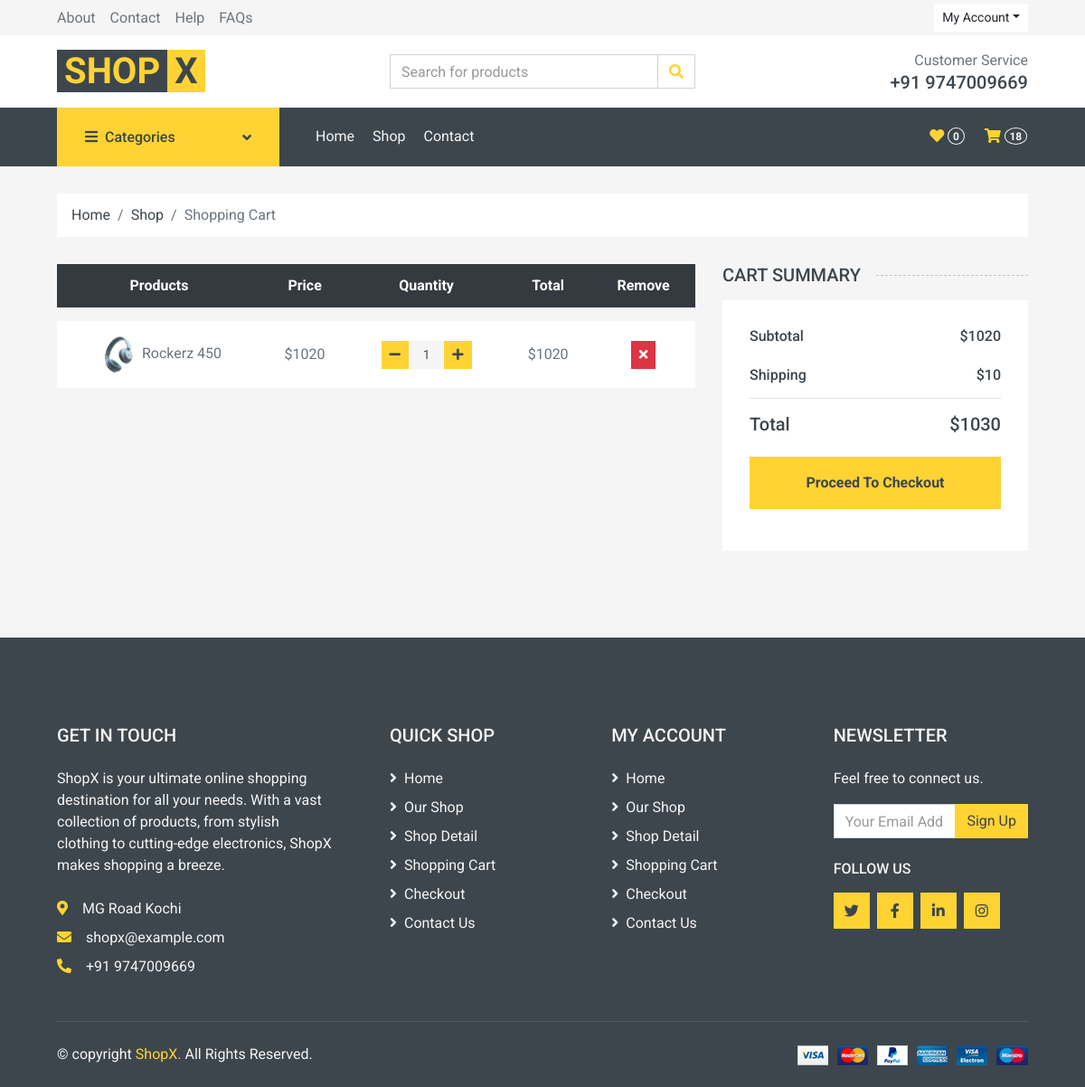
Page /user/cart.php?cid=1 (signed in) on the committed database.
### tables this page shows
CREATE TABLE `product` (
  `supplier_id` int(11) NOT NULL,
  `product_id` int(11) NOT NULL,
  `product_name` varchar(100) NOT NULL,
  `product_photo` varchar(100) NOT NULL,
  `product_quantity` varchar(100) NOT NULL,
  `product_price` int(100) NOT NULL,
  `product_desc` varchar(100) NOT NULL,
  `category_id` int(11) NOT NULL,
  `category_name` varchar(100) NOT NULL,
  `brand_id` int(11) NOT NULL,
  `brand_name` varchar(100) NOT NULL
);

### user/cart.php (the view, shortened to what this page needs)
<?php
 include 'connect.php';
?>
<!DOCTYPE html>
<html lang="en">
<head>
    <link href="https://cdnjs.cloudflare.com/ajax/libs/font-awesome/5.10.0/css/all.min.css" rel="stylesheet">
    <link href="lib/animate/animate.min.css" rel="stylesheet">
    <link href="lib/owlcarousel/assets/owl.carousel.min.css" rel="stylesheet">
    <link href="css/style.css" rel="stylesheet">
</head>
<body>
    <div class="container-fluid">
        <div class="row bg-secondary py-1 px-xl-5">
            <div class="col-lg-6 d-none d-lg-block">
                <div class="d-inline-flex align-items-center h-100">
                    <a class="text-body mr-3" href="">About</a>
                    <a class="text-body mr-3" href="contact.php">Contact</a>
                    <a class="text-body mr-3" href="">Help</a>
                    <a class="text-body mr-3" href="">FAQs</a>
                </div>
            </div>
            <div class="col-lg-6 text-center text-lg-right">
            <div class="d-inline-flex align-items-center">
                    <div class="btn-group">
                        <button type="button" class="btn btn-sm btn-light dropdown-toggle" data-toggle="dropdown">My Account</button>
                    </div>
                </div>
            </div>
        </div>
        <div class="row align-items-center bg-light py-3 px-xl-5 d-none d-lg-flex">
            <div class="col-lg-4">
                <a href="" class="text-decoration-none">
                    <span class="h1 text-uppercase text-primary bg-dark px-2">Shop</span>
                    <span class="h1 text-uppercase text-dark bg-primary px-2 ml-n1">X</span>
                </a>
            </div>
            <div class="col-lg-4 col-6 text-left">
                <form action="">
                    <div class="input-group">
                        <input type="text" class="form-control" placeholder="Search for products">
                        <div class="input-group-append">
                            <span class="input-group-text bg-transparent text-primary">
                                <i class="fa fa-search"></i>
                            </span>
                        </div>
                    </div>
                </form>
            </div>
            <div class="col-lg-4 col-6 text-right">
                <p class="m-0">Customer Service</p>
                <h5 class="m-0">+91 9747009669</h5>
            </div>
        </div>
    </div>
    <div class="container-fluid bg-dark mb-30">
        <div class="row px-xl-5">
            <div class="col-lg-3 d-none d-lg-block">
                <a class="btn d-flex align-items-center justify-content-between bg-primary w-100" data-toggle="collapse" href="#navbar-vertical" style="height: 65px; padding: 0 30px;">
                    <h6 class="text-dark m-0"><i class="fa fa-bars mr-2"></i>Categories</h6>
                    <i class="fa fa-angle-down text-dark"></i>
                </a>
            </div>
<?php
$query = mysqli_query($conn, "SELECT COUNT(*) AS order_count FROM p_order WHERE customer_email = '{$_SESSION["email2"]}'");
$result = mysqli_fetch_assoc($query);
$orderCount = $result['order_count'];
?>
            <div class="col-lg-9">
                <nav class="navbar navbar-expand-lg bg-dark navbar-dark py-3 py-lg-0 px-0">
                    <div class="collapse navbar-collapse justify-content-between" id="navbarCollapse">
                        <div class="navbar-nav mr-auto py-0">
                            <a href="index.php" class="nav-item nav-link">Home</a>
                            <a href="shop.php" class="nav-item nav-link">Shop</a>
                            <a href="contact.php" class="nav-item nav-link">Contact</a>
                        </div>
                        <div class="navbar-nav ml-auto py-0 d-none d-lg-block">
                            <a href="" class="btn px-0">
                                <i class="fas fa-heart text-primary"></i>
                                <span class="badge text-secondary border border-secondary rounded-circle" style="padding-bottom: 2px;">0</span>
                            </a>
                            <a href="myorder.php" class="btn px-0 ml-3">
                                <i class="fas fa-shopping-cart text-primary"></i>
                                <span class="badge text-secondary border border-secondary rounded-circle" style="padding-bottom: 2px;"><?php echo $orderCount; ?></span>
                            </a>
                        </div>
                    </div>
                </nav>
            </div>
        </div>
    </div>
    <div class="container-fluid">
        <div class="row px-xl-5">
            <div class="col-12">
                <nav class="breadcrumb bg-light mb-30">
                    <a class="breadcrumb-item text-dark" href="#">Home</a>
                    <a class="breadcrumb-item text-dark" href="#">Shop</a>
                    <span class="breadcrumb-item active">Shopping Cart</span>
                </nav>
            </div>
        </div>
    </div>
<?php
    if(isset($_GET['cid']))
    {
        $id=$_GET['cid'];
        $sql=mysqli_query($conn,"SELECT * FROM product WHERE product_id='$id' ");
        $row=mysqli_fetch_assoc($sql);
  $pid2 =$row['product_id'];
  $pname2 =$row['product_name'];
  $pimg2 =$row['product_photo'];
  $pprice2 =$row['product_price'];
}
?>
    <div class="container-fluid">
        <div class="row px-xl-5">
            <div class="col-lg-8 table-responsive mb-5">
                <table class="table table-light table-borderless table-hover text-center mb-0">
                    <thead class="thead-dark">
                        <tr>
                            <th>Products</th>
                            <th>Price</th>
                            <th>Quantity</th>
                            <th>Total</th>
                            <th>Remove</th>
                        </tr>
                    </thead>
                    <tbody class="align-middle">
                        <tr>
                            <td class="align-middle"><img src="../Admin/images/products/<?php echo $pimg2; ?>" alt="" style="width: 50px;"><?php echo $pname2; ?></td>
                            <td class="align-middle">$<?php echo $pprice2; ?></td>
                        <td class="align-middle">
                            <div class="input-group quantity mx-auto" style="width: 100px;">
                                <div class="input-group-btn">
                                <button class="btn btn-sm btn-primary btn-minus" data-product-id="<?php echo $pid2; ?>">
                                    <i class="fa fa-minus"></i>
                                </button>
                                </div>
                                <input type="text" class="form-control form-control-sm bg-secondary border-0 text-center quantity-input" value="1" data-product-id="<?php echo $pid2; ?>">
                                <div class="input-group-btn">
                                <button class="btn btn-sm btn-primary btn-plus" data-product-id="<?php echo $pid2; ?>">
                                    <i class="fa fa-plus"></i>
                                </button>
                                </div>
                            </div>
                        </td>
                            <td class="align-middle total" data-price="<?php echo $pprice2; ?>" data-product-id="<?php echo $pid2; ?>">$<?php echo $pprice2; ?></td>
                            <td class="align-middle"><button class="btn btn-sm btn-danger btn-remove" data-product-id="<?php echo $pid2; ?>"><i class="fa fa-times"></i></button></td>
                        </tr>
                    </tbody>
                </table>
            </div>
            <div class="col-lg-4">
                <h5 class="section-title position-relative text-uppercase mb-3"><span class="bg-secondary pr-3">Cart Summary</span></h5>
                <div class="bg-light p-30 mb-5">
                    <div class="border-bottom pb-2">
                        <div class="d-flex justify-content-between mb-3">
                            <h6>Subtotal</h6>
                            <h6>$<?php echo $pprice2; ?></h6>
                        </div>
                        <div class="d-flex justify-content-between">
                            <h6 class="font-weight-medium">Shipping</h6>
                            <h6 class="font-weight-medium">$10</h6>
                        </div>
                    </div>
                    <div class="pt-2">
                        <div class="d-flex justify-content-between mt-2">
                            <h5>Total</h5>
                            <h5>$<?php echo ($pprice2 + 10); ?></h5>
                        </div>
                        <a class="btn btn-block btn-primary font-weight-bold my-3 py-3" href="checkout.php?did=<?php echo $pid2; ?>">Proceed To Checkout</a>
                    </div>
                </div>
            </div>
        </div>
    </div>
   <div class="container-fluid bg-dark text-secondary mt-5 pt-5">
        <div class="row px-xl-5 pt-5">
            <div class="col-lg-4 col-md-12 mb-5 pr-3 pr-xl-5">
                <h5 class="text-secondary text-uppercase mb-4">Get In Touch</h5>
                <p class="mb-4">ShopX is your ultimate online shopping destination for all your needs. With a vast collection of products, from stylish clothing to cutting-edge electronics, ShopX makes shopping a breeze.  </p>
                <p class="mb-2"><i class="fa fa-map-marker-alt text-primary mr-3"></i>MG Road Kochi</p>
                <p class="mb-2"><i class="fa fa-envelope text-primary mr-3"></i>shopx@example.com</p>
                <p class="mb-0"><i class="fa fa-phone-alt text-primary mr-3"></i>+91 9747009669</p>
            </div>
            <div class="col-lg-8 col-md-12">
                <div class="row">
                    <div class="col-md-4 mb-5">
                        <h5 class="text-secondary text-uppercase mb-4">Quick Shop</h5>
                        <div class="d-flex flex-column justify-content-start">
                            <a class="text-secondary mb-2" href="../index.php"><i class="fa fa-angle-right mr-2"></i>Home</a>
                            <a class="text-secondary mb-2" href="shop.php"><i class="fa fa-angle-right mr-2"></i>Our Shop</a>
                            <a class="text-secondary mb-2" href="detail.php"><i class="fa fa-angle-right mr-2"></i>Shop Detail</a>
                            <a class="text-secondary mb-2" href="cart.php"><i class="fa fa-angle-right mr-2"></i>Shopping Cart</a>
                            <a class="text-secondary mb-2" href="checkout.php"><i class="fa fa-angle-right mr-2"></i>Checkout</a>
                            <a class="text-secondary" href="contact.php"><i class="fa fa-angle-right mr-2"></i>Contact Us</a>
                        </div>
                    </div>
                    <div class="col-md-4 mb-5">
                        <h5 class="text-secondary text-uppercase mb-4">My Account</h5>
                        <div class="d-flex flex-column justify-content-start">
                            <a class="text-secondary mb-2" href="../index.php"><i class="fa fa-angle-right mr-2"></i>Home</a>
                            <a class="text-secondary mb-2" href="shop.php"><i class="fa fa-angle-right mr-2"></i>Our Shop</a>
                            <a class="text-secondary mb-2" href="detail.php"><i class="fa fa-angle-right mr-2"></i>Shop Detail</a>
                            <a class="text-secondary mb-2" href="cart.php"><i class="fa fa-angle-right mr-2"></i>Shopping Cart</a>
                            <a class="text-secondary mb-2" href="checkout.php"><i class="fa fa-angle-right mr-2"></i>Checkout</a>
                            <a class="text-secondary" href="contact.php"><i class="fa fa-angle-right mr-2"></i>Contact Us</a>
                        </div>
                    </div>
                    <div class="col-md-4 mb-5">
                        <h5 class="text-secondary text-uppercase mb-4">Newsletter</h5>
                        <p>Feel free to connect us.</p>
                        <form action="">
                            <div class="input-group">
                                <input type="text" class="form-control" placeholder="Your Email Address">
                                <div class="input-group-append">
                                    <button class="btn btn-primary">Sign Up</button>
                                </div>
                            </div>
                        </form>
                        <h6 class="text-secondary text-uppercase mt-4 mb-3">Follow Us</h6>
                        <div class="d-flex">
                            <a class="btn btn-primary btn-square mr-2" href="#"><i class="fab fa-twitter"></i></a>
                            <a class="btn btn-primary btn-square mr-2" href="#"><i class="fab fa-facebook-f"></i></a>
                            <a class="btn btn-primary btn-square mr-2" href="#"><i class="fab fa-linkedin-in"></i></a>
                            <a class="btn btn-primary btn-square" href="#"><i class="fab fa-instagram"></i></a>
                        </div>
                    </div>
                </div>
            </div>
        </div>
        <div class="row border-top mx-xl-5 py-4" style="border-color: rgba(256, 256, 256, .1) !important;">
            <div class="col-md-6 px-xl-0">
                <p class="mb-md-0 text-center text-md-left text-secondary">
                    &copy; copyright <a href="../Admin/pages/admin-login.php">ShopX.</a> All Rights Reserved.
                </p>
            </div>
            <div class="col-md-6 px-xl-0 text-center text-md-right">
                <img class="img-fluid" src="img/payments.png" alt="">
            </div>
        </div>
    </div>
</body>
</html>

### rows in the picture
product: product_photo (picture), product_name "Rockerz 450", product_price "1020", product_id "1", $pprice2 + 10 "1030"

### other values in the picture
$orderCount "18"
